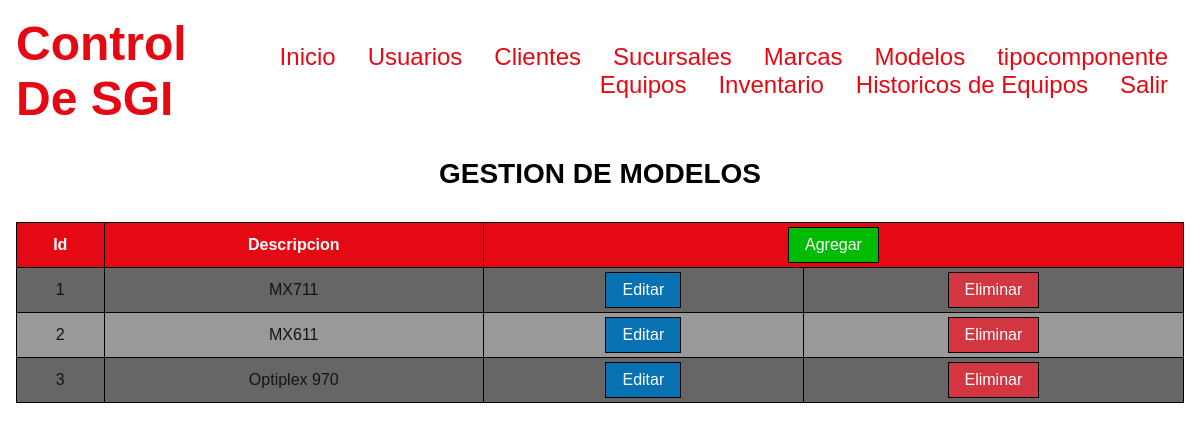
Screenshot of /modelos (signed in) with the database file from the repository.
### tables this page shows
CREATE TABLE t_Modelo
(
  id_modelo INTEGER UNSIGNED PRIMARY KEY AUTO_INCREMENT,
  descripcion VARCHAR(80) NOT NULL
);

### Controllers/ViewController.php (called while the page is built, shortened)
<?php
	class ViewController
	{
		private static $view_path= './Views/';
		public function load_view($view)
		{
			require_once(self::$view_path.'header.php');
			require_once(self::$view_path.$view.'.php');
			require_once(self::$view_path.'footer.php');
		}
	}
?>

### index.php (called while the page is built, shortened)
<?php
	require_once('./Controllers/Autoload.php');
	$route= (isset($_GET['r']))?$_GET['r']:'home';
	$scs = new Router($route);
?>

### Controllers/Autoload.php (called while the page is built, shortened)
<?php
class AutoLoad
{
	public function __construct()
	{
		spl_autoload_register(function($class_name)
		{
			$models_path = './Models/'.$class_name.'.php';
			$controllers_path = './Controllers/'.$class_name.'.php';
		});
	}
}
?>

### Controllers/ModelosController.php (called while the page is built, shortened)
<?php
	class ModelosController
	{
		private $modelo;
		public function __construct()
		{
			$this->modelo = new ModelosModel();
		}
		public function get($id_modelos='')
		{
			return $this->modelo->get($id_modelos);
		}
	}
?>

### Models/Model.php (called while the page is built, shortened)
<?php
abstract class Model
{
	private static $db_charset = 'utf-8';
	private $conn;
	protected  $query;
	protected $rows = array();
	private function db_open()
	{
		$this->conn = new mysqli('localhost','root','pcnay2003','ordenservicios');
		$this->conn->set_charset(self::$db_charset);
	}
	protected function get_query()
	{
		$result = $this->conn->query($this->query);
		while ( $this->rows[] = $result->fetch_assoc() );
		return array_pop($this->rows);
	}
}
?>

### Controllers/ModelosModel.php (called while the page is built, shortened)
<?php
	class ModelosModel extends Model
	{
		public function get($id_modelos='')
		{
			$this->query = ($id_modelos != '')
			?"SELECT * FROM t_Modelo WHERE id_modelo = $id_modelos"
			:"SELECT * FROM t_Modelo";
			$this->get_query();
			$datos = array();
			foreach ($this->rows as $Campo => $Valor)
			{
				array_push($datos,$Valor);
			}
			return $datos;
		}
	}
?>

### Views/modelos.php (the view)
<?php
  print('<h2 class="p1">GESTION DE MODELOS</h2>');
  $modelos_controller = new ModelosController();
  $modelos = $modelos_controller->get();
  if (empty($modelos))
  {
    print ('
      <div class= "container">
        <p class="item error ">NO EXISTEN MODELO</p>
      </div>
      ');
  }
  else
  {
    $template_modelos = '
      <div class="item">
        <table>
          <tr>
            <th>Id</th>
            <th>Descripcion</th>
            <th colspan="2">
              <form method="POST">
                <input type="hidden" name="r" value="modelos-add">
                <input class="button add" type = "submit" value="Agregar">
              </form>
            </th>
          </tr>
          ';
    for ($n=0;$n<count($modelos);$n++)
    {
      $template_modelos .='
         <tr>
          <td>'.$modelos[$n]['id_modelo'].'</td>
          <td>'.$modelos[$n]['descripcion' ].'</td>
          <td>
            <form method="POST">
              <input type="hidden" name="r" value="modelos-edit">
              <input type="hidden" name="id_modelo" value="'.$modelos[$n]['id_modelo'].' ">
              <input class="button edit" type = "submit" value="Editar">
            </form>
          </td>
          <td>
            <form method="POST">
              <input type="hidden" name="r" value="modelos-delete">
              <input type="hidden" name="id_modelo" value="'.$modelos[$n]['id_modelo'].' ">
              <input class="button delete" type = "submit" value="Eliminar">
            </form>
          </td>
         </tr>
      ';
    }
    $template_modelos .='
        </table>
      </div>
    ';
    print($template_modelos);
  }
?>

### Public/css/estilos.css (style rules this page uses)
html { background-color:#141414; color:#FFF; }
input, textarea, select { color:#141414; }
table { width:100%; color:#141414; }
table td, table th { padding:.25rem; }
table tr:first-child { background-color:#E50914; color:#FFF; }
table tr:nth-child(even) { background-color:#666; }
table tr:nth-child(odd):not(:first-child) { background-color:#999; }
.button { padding:.5rem 1rem; background-color:#E50914; color:#FFF; cursor:pointer; }
.add { background-color:#0B0; }
.edit { background-color:#0871B2; }
.delete { background-color:#D23641; }

### rows the page displays
t_modelo: id_modelo "1", descripcion "MX711"
t_modelo: id_modelo "2", descripcion "MX611"
t_modelo: id_modelo "3", descripcion "Optiplex 970"
